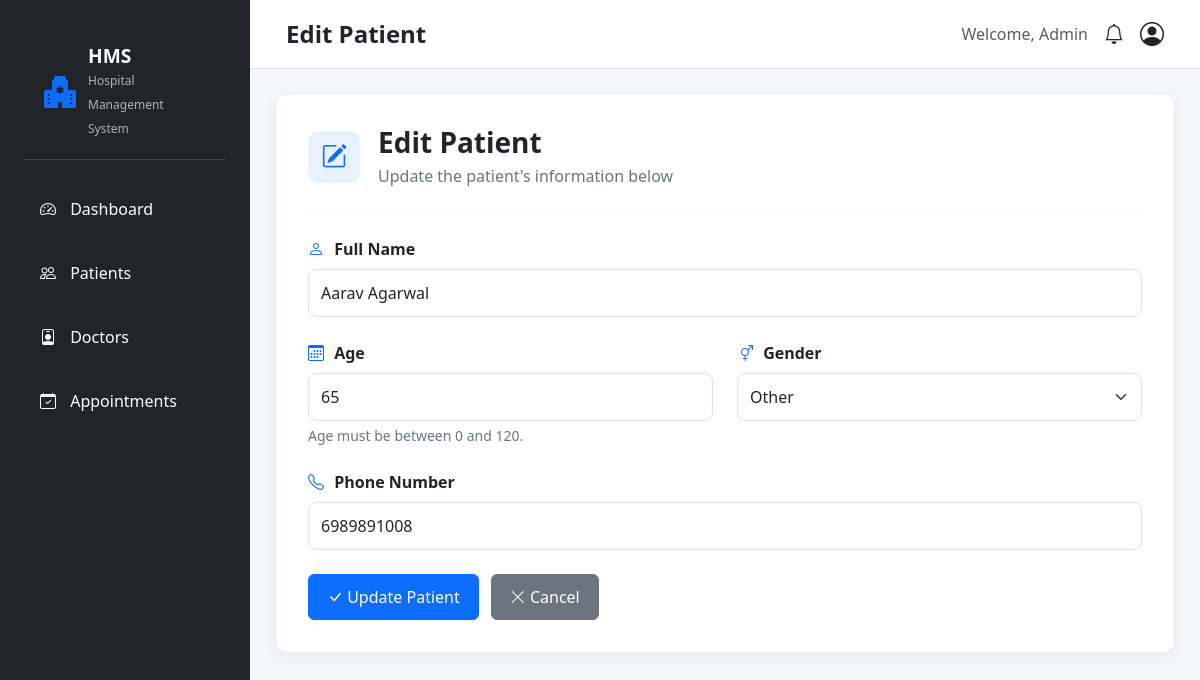
Screenshot of /edit-patient/1 with the database file from the repository.
### tables this page shows
CREATE TABLE patients (
    id INTEGER PRIMARY KEY AUTOINCREMENT,
    name TEXT NOT NULL,
    age INTEGER NOT NULL,
    gender TEXT NOT NULL,
    phone TEXT NOT NULL
);

### app.py (the view, shortened to what this page needs)
@app.route("/edit-patient/<int:id>", methods=["GET", "POST"])
def edit_patient(id):
    connection = get_db_connection()
    cursor = connection.cursor()
    cursor.execute(
        "SELECT * FROM patients WHERE id = ?",
        (id,)
    )
    patient = cursor.fetchone()
    connection.close()
    return render_template(
        "edit_patient.html",
        page_title="Edit Patient",
        patient=patient
    )

### database/db.py (called while the page is built)
def get_db_connection():
    connection = sqlite3.connect(DATABASE_PATH)
    connection.row_factory = sqlite3.Row
    connection.execute("PRAGMA foreign_keys = ON")
    return connection

### templates/edit_patient.html (shortened to what this page needs)
{% extends "base.html" %}
{% block content %}
<div class="patient-form-container">
    <div class="patient-form-card">
        <div class="form-header mb-4">
            <div class="form-header-icon">
                <i class="bi bi-pencil-square"></i>
            </div>
            <div>
                <h3>Edit Patient</h3>
                <p>Update the patient's information below</p>
            </div>
        </div>
        <hr class="mb-4">
        <form method="POST">
            <div class="mb-4">
                <label class="form-label">
                    <i class="bi bi-person"></i>
                    Full Name
                </label>
                <input
                    type="text"
                    name="name"
                    class="form-control"
                    value="{{ patient[1] }}"
                    placeholder="Enter patient's full name"
                    required
                >
            </div>
            <div class="row">
                <div class="col-md-6 mb-4">
                    <label class="form-label">
                        <i class="bi bi-calendar3"></i>
                        Age
                    </label>
                    <input
                        type="number"
                        name="age"
                        class="form-control"
                        value="{{ patient[2] }}"
                        min="0"
                        max="120"
                        placeholder="Enter patient's age"
                        required
                    >
                    <div class="form-text">
                        Age must be between 0 and 120.
                    </div>
                </div>
                <div class="col-md-6 mb-4">
                    <label class="form-label">
                        <i class="bi bi-gender-ambiguous"></i>
                        Gender
                    </label>
                    <select name="gender" class="form-select" required>
                        <option value="Other"
                            {% if patient[3] == "Other" %}selected{% endif %}>
                            Other
                        </option>
                    </select>
                </div>
            </div>
            <div class="mb-4">
                <label class="form-label">
                    <i class="bi bi-telephone"></i>
                    Phone Number
                </label>
                <input
                    type="tel"
                    name="phone"
                    class="form-control"
                    value="{{ patient[4] }}"
                    placeholder="Enter phone number"
                    required
                >
            </div>
            <div class="form-actions">
                <button type="submit" class="btn btn-primary">
                    <i class="bi bi-check-lg"></i>
                    Update Patient
                </button>
                <a href="{{ url_for('patients') }}" class="btn btn-secondary">
                    <i class="bi bi-x-lg"></i>
                    Cancel
                </a>
            </div>
        </form>
    </div>
</div>
{% endblock %}

### static/css/style.css (style rules this page uses)
* { box-sizing: border-box; }
body { margin: 0; background-color: #f5f7fa; font-family: 'Segoe UI', Tahoma, Geneva, Verdana, sans-serif; }
h1, h2, h3, h4, h5, h6 { color: #212529; font-weight: 600; }
a { text-decoration: none; }
.patient-form-container { max-width: 900px; margin: 0 auto; }
.patient-form-card { background-color: #ffffff; border: 1px solid #e9ecef; border-radius: 12px; padding: 32px; box-shadow: 0 4px 15px rgba(0, 0, 0, 0.06); }
.patient-form-card hr { border-color: #dee2e6; }
.form-header { display: flex; align-items: center; gap: 18px; }
.form-header-icon { width: 52px; height: 52px; border-radius: 10px; background-color: #e7f1ff; color: #0d6efd; display: flex; align-items: center; justify-content: center; font-size: 1.6rem; }
.form-header h3 { margin: 0; font-weight: 600; }
.form-header p { margin: 4px 0 0; color: #6c757d; }
.form-label { font-weight: 600; margin-bottom: 8px; }
.form-label i { margin-right: 6px; color: #0d6efd; }
.patient-form-card .form-control, .patient-form-card .form-select { min-height: 48px; border-radius: 8px; }
.form-text { color: #6c757d; }
.form-actions { display: flex; gap: 12px; margin-top: 8px; }
.form-actions .btn { padding: 10px 18px; }

### rows the page displays
patients: name "Aarav Agarwal", age "65", gender "Other", phone "6989891008"

### other values shown
{{ page_title | default('Dashboard') }} "Edit Patient"
